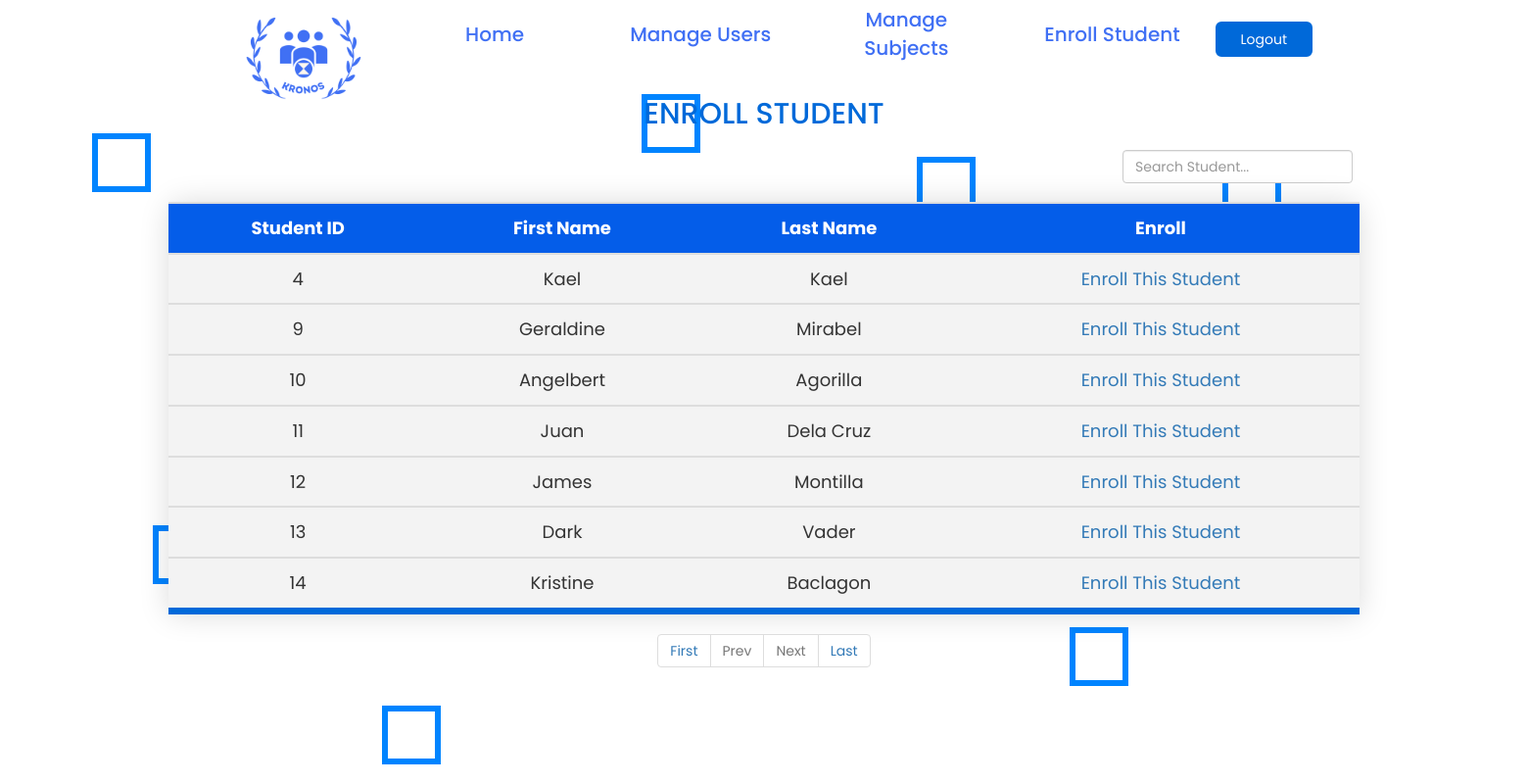
/admin/enroll.php (signed in), run on the app's committed database.
### tables this page shows
CREATE TABLE `students` (
  `id` int(20) NOT NULL,
  `username` varchar(20) NOT NULL,
  `fname` varchar(20) NOT NULL,
  `lname` varchar(20) NOT NULL,
  `pass` varchar(20) NOT NULL,
  `email` varchar(20) NOT NULL,
  `phone` varchar(11) NOT NULL,
  `subjectid` int(20) NOT NULL
);

### admin/enroll.php (the view, shortened to what this page needs)
<?php include("adminnav.php"); ?>
  <?php
    include('../connect.php');
  ?>
<!DOCTYPE html>
<html lang="en">
<head>
<link href='https://maxcdn.bootstrapcdn.com/bootstrap/3.3.7/css/bootstrap.min.css' rel='stylesheet' type='text/css'>
<link rel="stylesheet" href="views.css">
</head>
<body>
<?php
      if (isset($_GET['pageno'])) {
        $pageno = $_GET['pageno'];
    } else {
        $pageno = 1;
    }
    $no_of_records_per_page = 10;
    $offset = ($pageno-1) * $no_of_records_per_page;
  $query = "SELECT COUNT(*) FROM students ORDER BY id asc";
  $result = mysqli_query($con, $query);
  $total_rows = mysqli_fetch_array($result)[0];
  $total_pages = ceil($total_rows / $no_of_records_per_page);
  $sql = "SELECT * FROM students LIMIT $offset, $no_of_records_per_page";
  $res_data = mysqli_query($con,$sql);
  ?>
<div class="wrapper">
        <div class="box">
            <div></div>
            <div></div>
            <div></div>
            <div></div>
            <div></div>
            <div></div>
            <div></div>
            <div></div>
            <div></div>
            <div></div>
        </div>
</div>
<center>
<h2>Enroll Student</h2>
<br>
<div class = "search">
  <div class ="container" style="max-width: 17%;">
          <input type="text" class="form-control" id="live_search" autocomplete="off" placeholder="Search Student...">
      </div>
</div>
<br>
<div id="searchresult">
  <table align="center" class="content-table">
  <tr>
    <tr style="background-color: #045de9; color: white">
    <td><b><center>Student ID</td>
    <td><b><center>First Name</td>
    <td><b><center>Last Name</td>
    <td><b><center>Enroll</td>
  </tr>
     <?php
       while ($row = mysqli_fetch_assoc($res_data)) {
?>
     <tr>
       <td><?php echo $row['id']; ?></td>
       <td><?php echo $row['fname']; ?></td>
       <td><?php echo $row['lname']; ?></td>
       <td><a href="enrollstudent.php?edit=<?php echo $row['id'];?>">Enroll This Student</a></td>
     </tr>
      <?php
      } ?>
      </table>
    </div>
<br>
<br>
<br>
<br>
<br>
    <ul class="pagination">
        <li><a href="?pageno=1">First</a></li>
        <li class="<?php if($pageno <= 1){ echo 'disabled'; } ?>">
            <a href="<?php if($pageno <= 1){ echo '#'; } else { echo "?pageno=".($pageno - 1); } ?>">Prev</a>
        </li>
        <li class="<?php if($pageno >= $total_pages){ echo 'disabled'; } ?>">
            <a href="<?php if($pageno >= $total_pages){ echo '#'; } else { echo "?pageno=".($pageno + 1); } ?>">Next</a>
        </li>
        <li><a href="?pageno=<?php echo $total_pages; ?>">Last</a></li>
    </ul>
</center>
</body>
</html>

### admin/adminnav.php (shortened to what this page needs)
<!DOCTYPE html>
<html lang="en">
<head>
<link rel="stylesheet" href="https://cdnjs.cloudflare.com/ajax/libs/font-awesome/5.15.3/css/all.min.css"/>
</head>
<body>
<header class="header">
      <nav class="nav">
        <a href="home.php" class="nav_logo"><img src="../logo.png" width="180"></a>
        <div class = "nav-links">
          <ul class="nav_item">
            <li class="forward"><a href="home.php" class="nav_link">Home</a> </li>
              <li class="forward">
                <a class="nav_link">Manage Users</a>
              </li>
            <li class="forward">
              <a class="nav_link">Manage Subjects</a>
            <li class="forward"><a href="enroll.php" class="nav_link">Enroll Student</a></li>
            </li>
          </ul>
        </div>
        <a href ="../logout.php" class="buttons1 " id="form-open">Logout</a>
      </nav>
</header>

### admin/views.css (style rules this page uses)
* { margin: 0; padding: 0; box-sizing: border-box; font-family: 'Poppins',sans-serif; }
body { background-color: white; overflow:scroll; }
.wrapper { width: 500px; margin: 0 auto; }
.content-table { border-collapse: collapse; font-size: 18px; width: 78%; border-radius: 15px 15px 0 0; box-shadow: 0 0 30px rgba(0, 0, 0, 0.15); margin: auto; position: relative; top: 100px; }
.content-table td { color: #white; text-align: center; }
.content-table th, .content-table td { padding: 12px 15px; }
.content-table tbody tr { border-bottom: 2px solid #dddddd; }
.content-table tbody tr:nth-of-type(even) { background-color: #f3f3f3; }
.content-table tbody tr:nth-of-type(odd) { background-color: #f3f3f3; }
.content-table tbody tr:last-of-type { border-bottom: 7px solid #0069d9; padding: 15px; }
h2 { color: #0069d9; text-transform: uppercase; margin: auto; position: relative; top: 100px; }
body { margin: 0; padding: 0; }
.wrapper { position: absolute; width: 100%; height: 100%; overflow: hidden; background-color: #ffff; }
.box div { position: absolute; width: 60px; height: 60px; background-color: transparent; border: 6px solid rgb(0, 132, 255); }
.box div:nth-child(1) { top: 12%; left: 42%; animation: animate 10s linear infinite; }
.box div:nth-child(2) { top: 70%; left: 50%; animation: animate 10s linear infinite; }
.box div:nth-child(3) { top: 17%; left: 6%; animation: animate 9s linear infinite; }
.box div:nth-child(4) { top: 20%; left: 60%; animation: animate 10s linear infinite; }
.box div:nth-child(5) { top: 67%; left: 10%; animation: animate 6s linear infinite; }
.box div:nth-child(6) { top: 80%; left: 70%; animation: animate 12s linear infinite; }
.box div:nth-child(7) { top: 60%; left: 80%; animation: animate 15s linear infinite; }
.box div:nth-child(8) { top: 32%; left: 25%; animation: animate 16s linear infinite; }
.box div:nth-child(9) { top: 90%; left: 25%; animation: animate 9s linear infinite; }
.box div:nth-child(10) { top: 20%; left: 80%; animation: animate 5s linear infinite; }
.search { position: relative; left: 31%; top: 100px; }

### admin/adminnav.php (style rules this page uses)
* { margin: 0; padding: 0; box-sizing: border-box; font-family: "Poppins", sans-serif; }
a { text-decoration: none; }
.header { position: fixed; height: 80px; width: 100%; z-index: 100; padding: 0 20px; }
.nav { max-width: calc(100% - 400px); width: 100%; margin: 0 auto; display: flex; align-items: center; justify-content: space-evenly; }
.nav, .nav_item { display: flex; height: 100%; align-items: center; justify-content: space-between; }
.nav_logo, .nav_link, .button { color: #0069d9; }
.nav_logo { position: relative; font-size: 25px; top: 20px; }
.nav_item { width: 100%; }
a.buttons1 { padding: 6px 24px; border: 2px solid #0069d9; background: #0069d9; border-radius: 6px; cursor: pointer; color: #ffff; }
.nav-links { display: flex; align-items: center; justify-content: space-evenly; background: #ffff; width:100%; }
.nav-links li { list-style: none; align-items: center; justify-content: space-evenly; display: flex; width: 100% }
.nav-links li a { position: relative; color: #4070f4; font-size: 20px; font-weight: 500; padding: 10px 20px; text-decoration: none; text-align: center; }
.nav-links li a:before { content: ''; position: absolute; bottom: 0; left: 0; height: 3px; width: 0%; background: #34efdf; border-radius: 12px; transition: all 0.4s ease; }
.nav-links li.forward a:before { width: 100%; transform: scaleX(0); transform-origin: right; transition: transform 0.4s ease; }
li.forward { width:100%; text-align:center; }

### data on the page
students: id "4", fname "Kael", lname "Kael"
students: id "9", fname "Geraldine", lname "Mirabel"
students: id "10", fname "Angelbert", lname "Agorilla"
students: id "11", fname "Juan", lname "Dela Cruz"
students: id "12", fname "James", lname "Montilla"
students: id "13", fname "Dark", lname "Vader"
students: id "14", fname "Kristine", lname "Baclagon"
